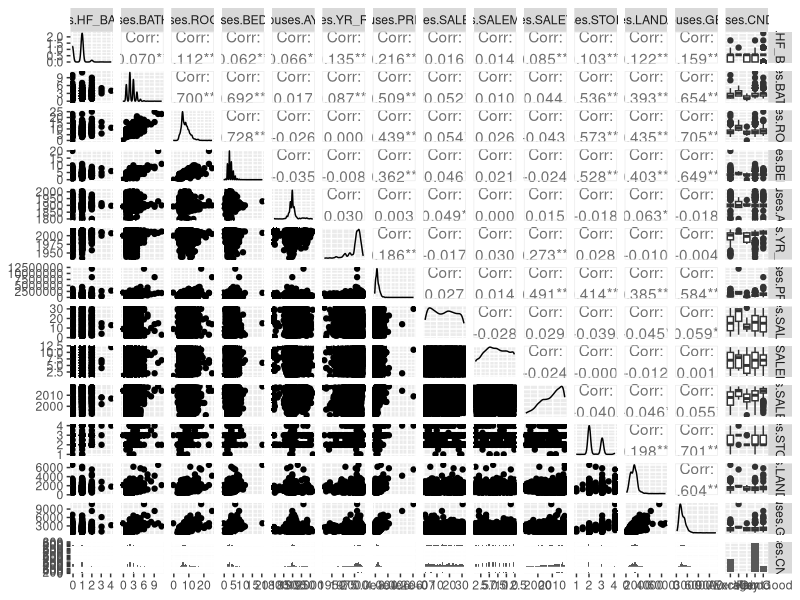
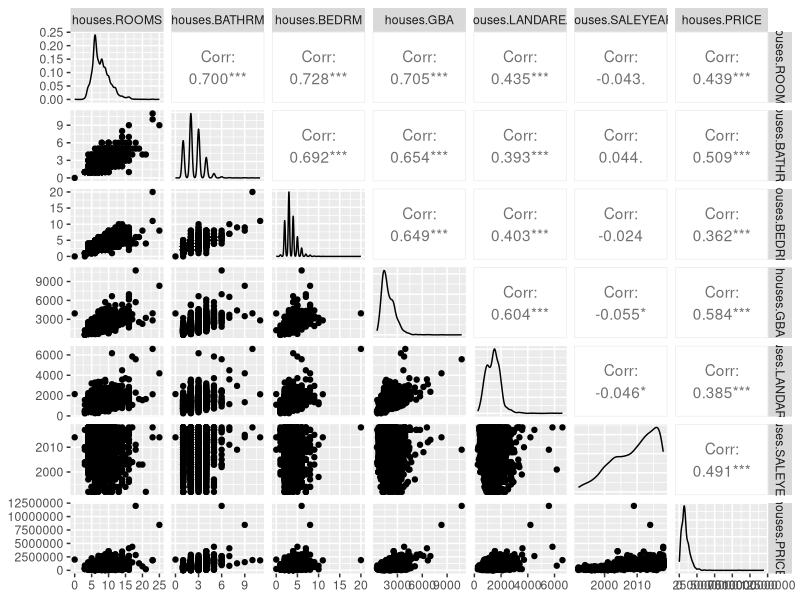
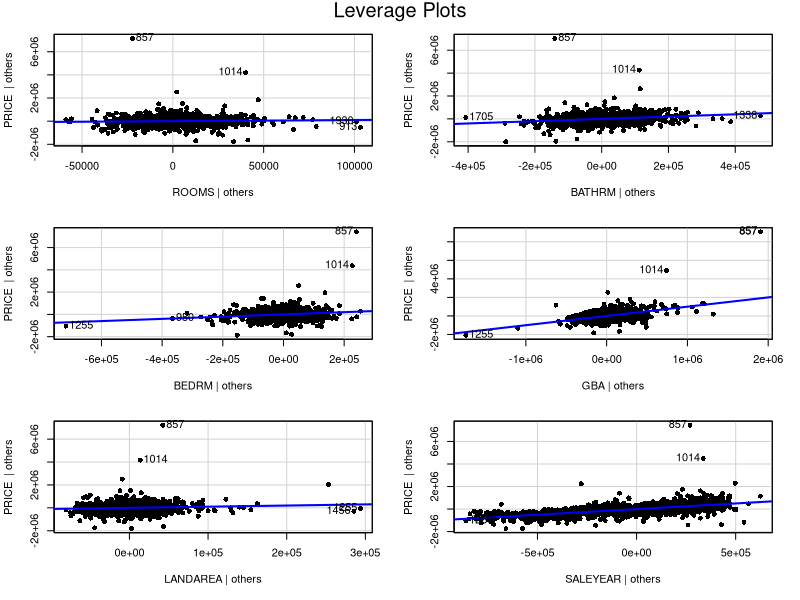
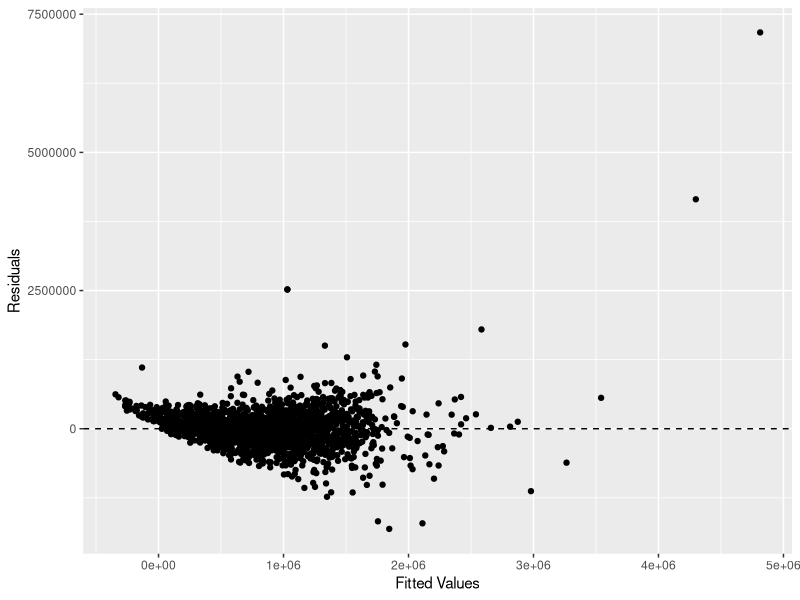

R code for these plots, in order: (Note: this script raises an error after producing the figures.)
## ---- chunk 1
knitr::opts_chunk$set(echo = TRUE)
library(ggplot2)
library(dplyr)
library(readr)
library(GGally)
library(car)
library(broom)

## ---- chunk 2
# 1. Abstract

# Our goal with this project was to build a model that would predict the price of a home in the Washington D.C. area. We used a dataset that included 2,000 observations of other homes in the area with pertinent data to power the model. 
## ---- chunk 3
# 2. Introduction

# With out model, if we had pertinent data on a home in D.C., but not the price, we will be able to predict what the price should be. Also, this model would be useful in determining what the price of a home in DC should cost even if there is a price already associated with it. For example, if one were to be in the market for such a home, this model would help the buyer or seller understand what would be a reasonable final price. This would inform the amount a buyer could/should offer, or the price a seller could justifiably list the home at. Data such as land area of the home, number of rooms, year built, etc. will power the predictive algorithym. As we began the discovery of this project, we anticipated that variables such as land area and number of rooms would be the most significant.
## ---- chunk 4

# 3. Overview of the dataset

# Our dataset is titled D.C. Residential Properties and was acquired on kaggle.com. This dataset shows real property information, including most recent sales prices as of July 2018, for properties located in Washington, D.C. There are a number of variables that we beleive would be useful to us in achieving our goal, with "Condition" being the main conditional variable we use. We eliminated some variables that we decided would not be relevant or useful immediately. 

# One way we manipulated the original dataset is by transforming the SALEDATE variable into separate variables for SALEYEAR, SALEMONTH and SALEDAY. We did this because we found little significance to SALEDATE as each was unique and spreadout, and thought there might be more significance in using individual parts of the dates at higher levels. We kept the original SALEDATE column in the dataset, as well.

#Description of variables:
#BATHRM (numeric): Number of full bathrooms
#HF_BATHRM (numeric): Number of half bathrooms (no bathtub or shower)
#ROOMS (numeric): Total number of rooms
#BEDRM (numeric): Number of bedrooms
#AYB (numeric): The earliest time the main portion of the building was built
#YR_RMDL (numeric): Year structure was remodeled
#STORIES (numeric): Number of stories in primary dwelling
#SALEDATE (date): Date of most recent sale
#SALEMONTH (numeric): Column we created for the calendar month of the most recent sale
#SALEDAY (numeric): Column we created for the calendar day of the most recent sale
#SALEYEAR (numeric): Column we created for the calendar year of the most recent sale
#GBA (numeric): Gross building area in square feet
#CNDTN (factor): Condition
#LANDAREA (numeric): Land area of property in square feet
#PRICE (numeric): Price of most recent sale
## ---- chunk 5

# 4. Exploratory analysis

houses <- read.csv("DC_properties_clean.csv")
summary(houses)

# Exclude Random Rows
excl_rows <- houses[sample(nrow(houses), 5), ]
houses <- setdiff(houses, excl_rows)

fit <- lm(data = houses, PRICE ~ BATHRM + HF_BATHRM  + ROOMS + BEDRM + AYB + YR_RMDL + STORIES + SALEMONTH + SALEDAY + SALEYEAR + GBA + CNDTN + LANDAREA)

#####################################################

#Thomas's exploratory analysis and modeling

#First step: look at all possible correlations minus sale date because it wouldn't allow that many factors in the pairs function ¯\_(ツ)_/¯

int.vectors <- data.frame(houses$HF_BATHRM, houses$BATHRM, houses$ROOMS, houses$BEDRM,houses$AYB, houses$YR_RMDL, houses$PRICE, houses$SALEDAY, houses$SALEMONTH, houses$SALEYEAR, houses$STORIES, houses$LANDAREA, houses$GBA, houses$CNDTN)

View(int.vectors)

ggpairs(int.vectors)

#Observations
# Looks like the variables ROOMS, BATHRM, BEDRM, GBA, STORIES, LANDAREA, SALEYEAR, and PRICE have the highest correlation across the board i.e > |.35|. 

#Next making a pairs plot with just the above variables

int.vectors2 <- data.frame(houses$ROOMS, houses$BATHRM, houses$BEDRM, houses$GBA, houses$LANDAREA, houses$SALEYEAR, houses$PRICE)

ggpairs(int.vectors2)

#Now all variables look pretty like have predictive value regarding price. Notice that SALEYEAR is not correlated to anything but PRICE. Should we attempt to explain this, or throw the variable out? 

fit2 <- lm(data = houses, PRICE ~ ROOMS + BATHRM + BEDRM + GBA + LANDAREA + SALEYEAR)
anova(fit)
anova(fit2)

leveragePlots(fit2, pch = 16)

#Comaparing models

summary(fit)
summary(fit2)

#Given summary data from both models we can conclude ROOMS, BATHRM, BEDRM, GBA, LANDAREA, SALEYEAR, and CNDNTVeryGood are predictors of PRICE

#plotting and analyzing residuals 

fit2 <- augment(fit2)
ggplot(fit2, aes (x = .fitted, y = .resid))+
  geom_point() + 
  geom_hline(yintercept = 0, linetype = 2)+
  labs(x = "Fitted Values", y = "Residuals")

#other tests

qqplot(fit2, pch =16 )

shapiro.test(fit2)

ncvTest(fit2)


########################################################

# Matt's exploratory analysis and modeling

#Histograms for each variable

ggplot(houses, aes(x = BATHRM))+
  geom_histogram(color="black", fill="light gray", binwidth = 1)+
  labs(x="Bathrooms", title="Histogram of Bathrooms")

ggplot(houses, aes(x = HF_BATHRM))+
  geom_histogram(color="black", fill="light gray", binwidth = 1)+
  labs(x="Half Bathrooms", title="Histogram of Half Bathrooms")

ggplot(houses, aes(x = ROOMS))+
  geom_histogram(color="black", fill="light gray", binwidth = 1)+
  labs(x="Rooms", title="Histogram of Rooms")

ggplot(houses, aes(x = BEDRM))+
  geom_histogram(color="black", fill="light gray", binwidth = 1)+
  labs(x="Bed Rooms", title="Histogram of Bed Rooms")

ggplot(houses, aes(x = AYB))+
  geom_histogram(color="black", fill="light gray", binwidth = 10)+
  labs(x="Year Built", title="Histogram of Year Built")

ggplot(houses, aes(x = YR_RMDL))+
  geom_histogram(color="black", fill="light gray", binwidth = 10)+
  labs(x="Year Remodelled", title="Histogram of Year Remodelled")

ggplot(houses, aes(x = STORIES))+
  geom_histogram(color="black", fill="light gray", binwidth = 1)+
  labs(x="Stories", title="Histogram of Stories")

ggplot(houses, aes(x = SALEYEAR))+
  geom_histogram(color="black", fill="light gray", binwidth = 5)+
  labs(x="Year Sold", title="Histogram of Year Sold")

ggplot(houses, aes(x = SALEMONTH))+
  geom_histogram(color="black", fill="light gray", binwidth = 1)+
  labs(x="Month Sold", title="Histogram of Month Sold")

ggplot(houses, aes(x = SALEDAY))+
  geom_histogram(color="black", fill="light gray", binwidth = 4)+
  labs(x="Day Sold", title="Histogram of Day Sold")

ggplot(houses, aes(x = GBA))+
  geom_histogram(color="black", fill="light gray", binwidth = 100)+
  labs(x="Square Footage", title="Histogram of Square Footage")

ggplot(houses, aes(x = LANDAREA))+
  geom_histogram(color="black", fill="light gray", binwidth = 100)+
  labs(x="Land Area", title="Histogram of Land Area")

ggplot(houses, aes(x = CNDTN))+
  geom_bar(color="black", fill="light gray")+
  labs(x="Land Area", title="Bar Plot of Land Area")


# Re-order only categorical feature (factor)

houses$CNDTN <- factor(houses$CNDTN, levels = c("Fair", "Average", "Good", "Very Good", "Excellent"))

# Fit LM model with all features included

fit <- lm(data = houses, PRICE ~ BATHRM + HF_BATHRM  + ROOMS + BEDRM + AYB + YR_RMDL + STORIES + SALEMONTH + SALEDAY + SALEYEAR + GBA + CNDTN + LANDAREA)

# Review ANOVA and compare F statistic

anova(fit)

# Review p-values, check sign of estimates

summary(fit)

# Residual plot and look for non-constant variance

fit.df <- augment(fit)
ggplot(fit.df, aes(x = .fitted, y = .resid))+
  geom_point()+
  geom_hline(yintercept = 0, linetype = 2)+
  labs( x = "Fitted Values", y = "Residuals")

# Shapiro-Wilk test for normality

shapiro.test(fit$residuals)

# ncvTest for constant variance

ncvTest(fit)

# Variance Inflation Factor (used to identify multicllinearity >= 10)

vif(fit)

# Review R2 value
# From summary above: adjusted R^2 = .6984

# Drop non-significant predictor variables (Droped AYB: +.0002, Rooms: No change, other lower)
fit <- lm(data = houses, PRICE ~ BATHRM + HF_BATHRM  + BEDRM + YR_RMDL + STORIES + SALEMONTH + SALEDAY + SALEYEAR + GBA + CNDTN + LANDAREA)
summary(fit)

# If multicollinearity is present, drop one correlated variable (None present)

# Transform the outcome variable if the residual plot looks suspicious
powerTransform(houses$PRICE) #.33 -> sqrt
# log lowers R2: .6585
fit <- lm(data = houses, log(PRICE) ~ BATHRM + HF_BATHRM  + BEDRM + YR_RMDL + STORIES + SALEMONTH + SALEDAY + SALEYEAR + GBA + CNDTN + LANDAREA)
summary(fit)
# sqrt increase R2: .7471, drop YR_RMDL + .0001
fit <- lm(data = houses, sqrt(PRICE) ~ BATHRM + HF_BATHRM  + BEDRM  + STORIES + SALEMONTH + SALEDAY + SALEYEAR + GBA + CNDTN + LANDAREA)
summary(fit)
# inverse drastically decrease
fit <- lm(data = houses, I(1/PRICE) ~ BATHRM + HF_BATHRM  + BEDRM  + STORIES + SALEMONTH + SALEDAY + SALEYEAR + GBA + CNDTN + LANDAREA)
summary(fit)

#Variable Transformations
powerTransform(houses$BATHRM+1) # -.011
powerTransform(houses$HF_BATHRM+1) # .776
powerTransform(houses$BEDRM+1) # -.130
powerTransform(houses$STORIES+1) # -2.084
powerTransform(houses$SALEMONTH) # .809
powerTransform(houses$SALEDATE) # didn't work
powerTransform(houses$SALEYEAR-1990) # 1.48 - didn't help
powerTransform(houses$GBA) # -.08 -> LOG
powerTransform(houses$CNDTN) # didn't work
powerTransform(houses$LANDAREA) # .35 -> SQRT
fit <- lm(data = houses, sqrt(PRICE) ~  BATHRM  + HF_BATHRM  + BEDRM + log(BEDRM+1) + STORIES  +  SALEMONTH + SALEDAY + SALEYEAR  + GBA + log(GBA) + CNDTN + LANDAREA )
summary(fit) # R^2 increased to .7558

#Interactions
#fit <- lm(data = houses, sqrt(PRICE) ~ .*.) 
#summary(fit)

shapiro.test(fit$residuals)
ncvTest(fit)
vif(fit)

# Test on excluded rows
predict(fit, newdata = excl_rows, interval = "predict")

######################################

# John's exploratory analysis

# scatterplots
# price by room
room_price <- ggplot(houses, aes(x = ROOMS, y = PRICE))
room_price + geom_point()

# price by year
year_price <- ggplot(houses, aes(x = SALEYEAR, y = PRICE))
year_price + geom_point()

# price by month
month_price <- ggplot(houses, aes(x = SALEMONTH, y = PRICE))
month_price + geom_point()

# price by day of month
day_price <- ggplot(houses, aes(x = SALEDAY, y = PRICE))
day_price + geom_point()

# Boxplots to identify outliers
boxa <- boxplot(houses$BATHRM, main="Bathrooms", sub=paste("Outlier rows: ", boxplot.stats(houses$BATHRM)$out))

boxb <- boxplot(houses$HF_BATHRM, main="Half Bathrooms", sub=paste("Outlier rows: ", boxplot.stats(houses$HF_BATHRM)$out))

boxc <- boxplot(houses$ROOMS, main="Rooms", sub=paste("Outlier rows: ", boxplot.stats(houses$ROOMS)$out))

boxplot(boxa + boxb + boxc)

boxplot(houses$BEDRM, main="Bedrooms", sub=paste("Outlier rows: ", boxplot.stats(houses$BEDRM)$out))

boxplot(houses$AYB, main="Year Built", sub=paste("Outlier rows: ", boxplot.stats(houses$AYB)$out))

boxplot(houses$YR_RMDL, main="Year Remodeled", sub=paste("Outlier rows: ", boxplot.stats(houses$YR_RMDL)$out))

boxplot(houses$STORIES, main="Stories", sub=paste("Outlier rows: ", boxplot.stats(houses$STORIES)$out))

boxplot(houses$SALEYEAR, main="Year of Most Recent Sale", sub=paste("Outlier rows: ", boxplot.stats(houses$SALEYEAR)$out))

boxplot(houses$GBA, main="Gross Building Area", sub=paste("Outlier rows: ", boxplot.stats(houses$GBA)$out))

boxplot(houses$CNDTN, main="Condition", sub=paste("Outlier rows: ", boxplot.stats(houses$CNDTN)$out))

boxplot(houses$LANDAREA, main="Land Area", sub=paste("Outlier rows: ", boxplot.stats(houses$LANDAREA)$out))

boxplot(houses$PRICE, main="Price", sub=paste("Outlier rows: ", boxplot.stats(houses$PRICE)$out))

# Use corrplot to display a correlation matrix of that variables
library(corrplot)
corr_matrix <- cor(data.frame(houses$HF_BATHRM, houses$BATHRM, houses$ROOMS, houses$BEDRM,houses$AYB, houses$YR_RMDL, houses$PRICE, houses$SALEDAY, houses$SALEMONTH, houses$SALEYEAR, houses$STORIES, houses$LANDAREA, houses$GBA))
corrplot(corr_matrix, type = "upper", order = "hclust", 
         tl.col = "black", tl.srt = 45)

# fit initial model
fit_jc <- lm(data = houses, PRICE ~ BATHRM + HF_BATHRM  + ROOMS + BEDRM + AYB + YR_RMDL + STORIES + SALEMONTH + SALEDAY + SALEYEAR + GBA + CNDTN + LANDAREA)

# check summary of initial model
# here we see the variables that are not significant in this model: ROOMS, AYB, YR_RMDL, STORIES, SALEMONTH
summary(fit_jc)

#second model
fit2_jc <- lm(data = houses, PRICE ~ BATHRM + HF_BATHRM  + BEDRM + SALEDAY + SALEYEAR + GBA + CNDTN + LANDAREA)

summary(fit2_jc)

# capture model summary as an object
modelSummary <- summary(fit2_jc)

# model coefficients
modelCoeffs <- modelSummary$coefficients

## ---- chunk 6

# 5. Identification and evaluation of suitable model

#using AIC & BIC for model comparison
AIC(fit_jc) # AIC ==> 56607.77
BIC(fit_jc) # BIC ==> 56708.59

AIC(fit2_jc) # AIC ==> 56606.06
BIC(fit2_jc) # BIC ==> 56678.87

# The AIC and BIC for fit2_jc are both lower, so that is the better model

## ---- chunk 7

# 6. Application of the model 

# Test on excluded rows
predict(fit, newdata = excl_rows, interval = "predict")

## ---- chunk 8

# 7. Limitations and assumptions 

# One limitation to the original iteration of our dataset was the SALEDATE. As an independent variable there were too many for them to be significant or to evaluate each individually. Also, the format of SALEDATE did not work well, especially due to the "0:00" after each date, presumably a timestamp. As mentioned in section 2, we split this variable to create new variables for each part of the date. Doing so resulted in new significant variables that improved our model.

# In the future we would potentially include geographic data. In the original dataset there was longitude and latitude data, which was excluded from the dataset. Retrospectively, not being able to identify neighborhoods where homes are could be a limitation and including that data could make the model more accurate and useful.

# One assumption that we make with this dataset, and thus our model, is the "Condition" variable. I would be interested in knowing who determined the condition of each home, when and by what means of evaluation. Is there a standard for such an assessment? This seems like something that could be subjective. Also we notice that there is no "poor" condition - the lowest level is "Fair", which could perpetuate subjectivity.
